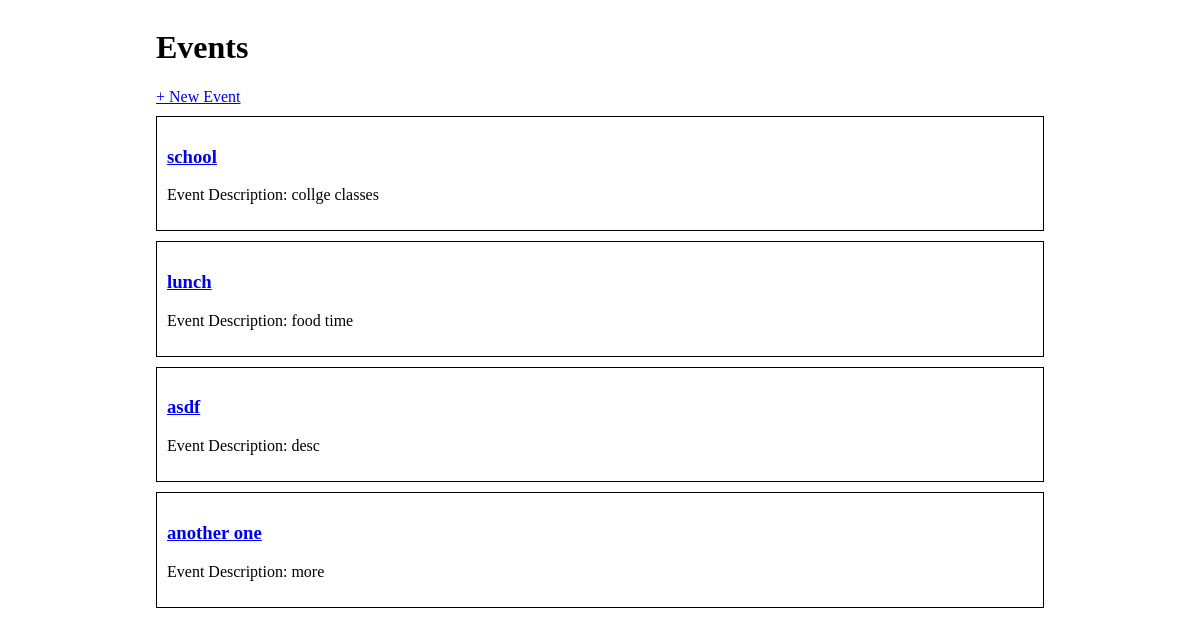
The page / on the database its author committed.
### events_app/models.py (models this page shows, shortened)
class Event(db.Model):
    id = db.Column(db.Integer, primary_key=True)
    title = db.Column(db.String(80), nullable=False)
    desc = db.Column(db.String(80), nullable=False)
    date_time = db.Column(db.DateTime(), nullable=False)
    guests = db.relationship('Guest', secondary='guest_event', back_populates='events_attending')

### events_app/routes.py (the view)
@main.route('/')
def index():
    events=Event.query.all()
    return render_template('index.html', events=events)

### events_app/templates/index.html
{% extends 'base.html' %}
{% block content %}
<h1>Events</h1>
<a href="/create">+ New Event</a>
{% for event in events %}
<div class="event-container">
    <h3> <a href="/event/{{ event.id }}">{{ event.title }}</a></h3>
    <p>Event Description: {{ event.desc }}</p>
</div>
{%endfor%}
{% endblock %}

### events_app/static/style.css (style rules this page uses)
body { display: flex; justify-content: center; }
.event-container { border: 1px solid #000; margin: 10px 0; padding: 10px; }

### rows shown on the page
Event: title "school", desc "collge classes"
Event: title "lunch", desc "food time"
Event: title "asdf", desc "desc"
Event: title "another one", desc "more"
